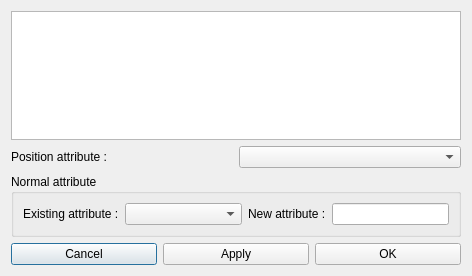
<?xml version="1.0" encoding="UTF-8"?>
<ui version="4.0">
 <class>ComputeNormalDialog</class>
 <widget class="QDialog" name="ComputeNormalDialog">
  <property name="geometry">
   <rect>
    <x>0</x>
    <y>0</y>
    <width>472</width>
    <height>276</height>
   </rect>
  </property>
  <property name="windowTitle">
   <string>Compute Normal</string>
  </property>
  <layout class="QVBoxLayout" name="verticalLayout_2">
   <item>
    <widget class="QListWidget" name="mapList"/>
   </item>
   <item>
    <layout class="QHBoxLayout" name="horizontalLayout_2">
     <item>
      <widget class="QLabel" name="label_2">
       <property name="text">
        <string>Position attribute :</string>
       </property>
      </widget>
     </item>
     <item>
      <widget class="QComboBox" name="combo_positionAttribute">
       <property name="sizePolicy">
        <sizepolicy hsizetype="Preferred" vsizetype="Fixed">
         <horstretch>0</horstretch>
         <verstretch>0</verstretch>
        </sizepolicy>
       </property>
      </widget>
     </item>
    </layout>
   </item>
   <item>
    <widget class="QGroupBox" name="groupBox">
     <property name="title">
      <string>Normal attribute</string>
     </property>
     <layout class="QVBoxLayout" name="verticalLayout">
      <item>
       <layout class="QHBoxLayout" name="horizontalLayout">
        <item>
         <widget class="QLabel" name="label_3">
          <property name="text">
           <string>Existing attribute :</string>
          </property>
         </widget>
        </item>
        <item>
         <widget class="QComboBox" name="combo_normalAttribute">
          <property name="sizePolicy">
           <sizepolicy hsizetype="Expanding" vsizetype="Fixed">
            <horstretch>0</horstretch>
            <verstretch>0</verstretch>
           </sizepolicy>
          </property>
         </widget>
        </item>
        <item>
         <widget class="QLabel" name="label">
          <property name="text">
           <string>New attribute :</string>
          </property>
         </widget>
        </item>
        <item>
         <widget class="QLineEdit" name="normalAttributeName"/>
        </item>
       </layout>
      </item>
     </layout>
    </widget>
   </item>
   <item>
    <layout class="QHBoxLayout" name="horizontalLayout_3">
     <item>
      <widget class="QPushButton" name="button_cancel">
       <property name="text">
        <string>Cancel</string>
       </property>
      </widget>
     </item>
     <item>
      <widget class="QPushButton" name="button_apply">
       <property name="text">
        <string>Apply</string>
       </property>
      </widget>
     </item>
     <item>
      <widget class="QPushButton" name="button_ok">
       <property name="text">
        <string>OK</string>
       </property>
      </widget>
     </item>
    </layout>
   </item>
  </layout>
 </widget>
 <resources/>
 <connections>
  <connection>
   <sender>button_ok</sender>
   <signal>clicked()</signal>
   <receiver>ComputeNormalDialog</receiver>
   <slot>accept()</slot>
   <hints>
    <hint type="sourcelabel">
     <x>232</x>
     <y>283</y>
    </hint>
    <hint type="destinationlabel">
     <x>140</x>
     <y>156</y>
    </hint>
   </hints>
  </connection>
  <connection>
   <sender>button_cancel</sender>
   <signal>clicked()</signal>
   <receiver>ComputeNormalDialog</receiver>
   <slot>reject()</slot>
   <hints>
    <hint type="sourcelabel">
     <x>52</x>
     <y>283</y>
    </hint>
    <hint type="destinationlabel">
     <x>140</x>
     <y>156</y>
    </hint>
   </hints>
  </connection>
 </connections>
</ui>
